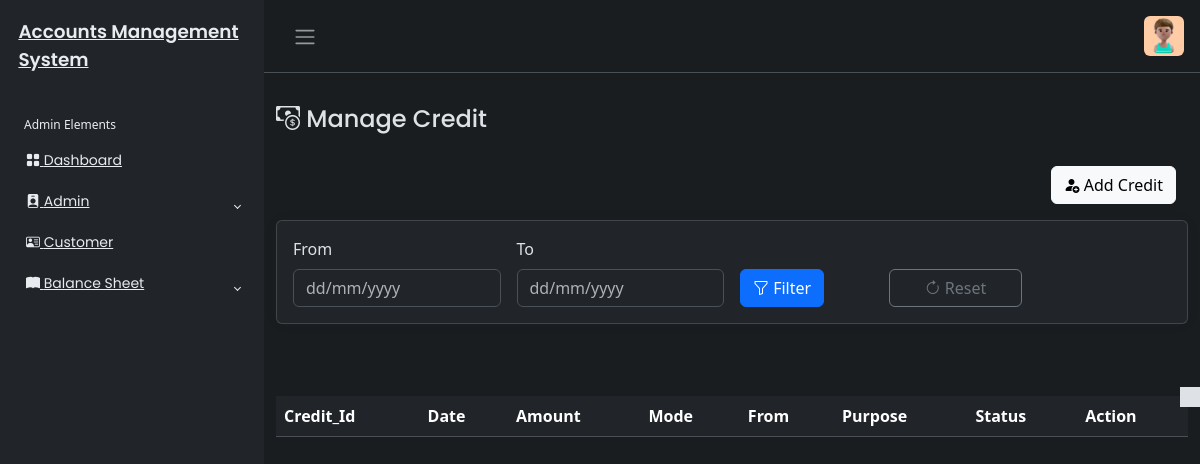
/Credit/credit.php (signed in), run on an earlier commit of the app's database.
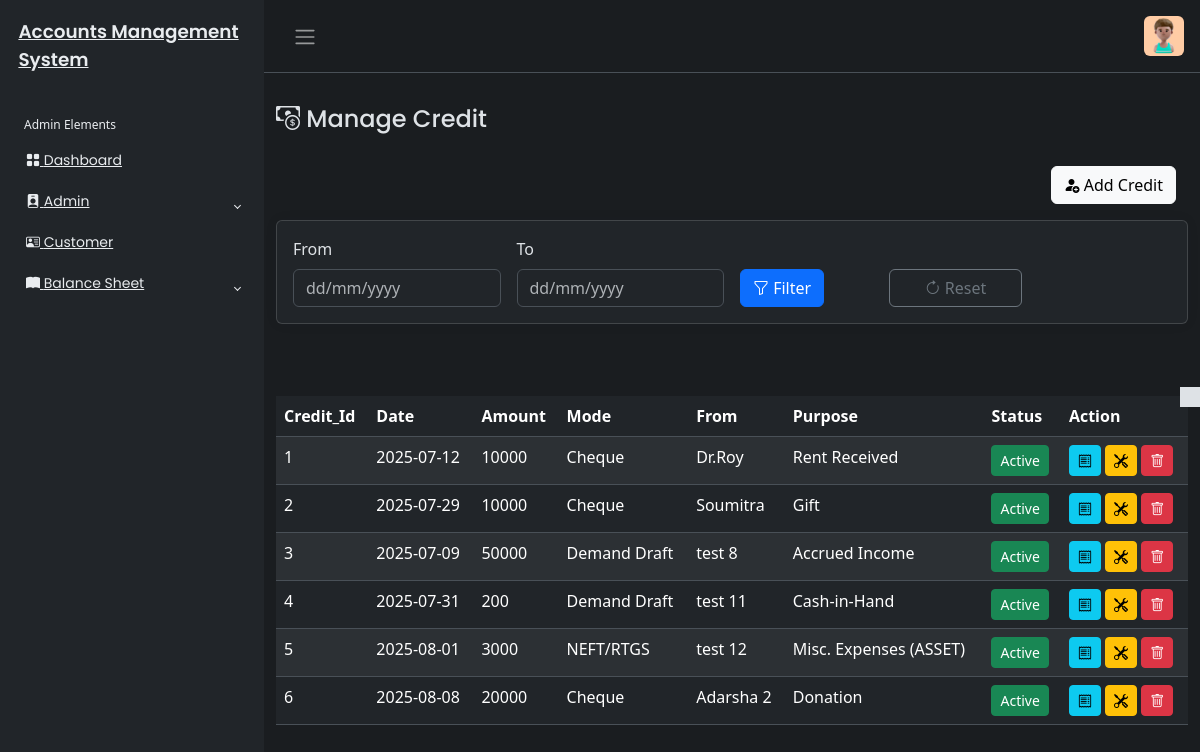
And on a later commit of the database.
### tables this page shows
CREATE TABLE `credit_tbl` (
  `credit_id` int(200) NOT NULL,
  `amount` varchar(450) NOT NULL,
  `c_date` date NOT NULL,
  `created_at` timestamp NOT NULL DEFAULT current_timestamp(),
  `updated_at` timestamp NOT NULL DEFAULT current_timestamp(),
  `credit_mode` varchar(450) NOT NULL,
  `credit_status` varchar(450) DEFAULT NULL,
  `c_id` int(200) NOT NULL,
  `gl_id` int(20) NOT NULL,
  `acc_id` int(200) NOT NULL,
  `cheque_number` varchar(450) NOT NULL,
  `bank_name` varchar(450) NOT NULL,
  `cheque_date` date NOT NULL
);

CREATE TABLE `customer_tbl` (
  `c_id` int(200) NOT NULL,
  `c_name` varchar(450) NOT NULL,
  `c_phone` varchar(450) NOT NULL,
  `c_email` varchar(450) DEFAULT NULL,
  `c_address` text DEFAULT NULL,
  `c_role` varchar(255) NOT NULL,
  `created_at` timestamp NOT NULL DEFAULT current_timestamp(),
  `updated_at` timestamp NOT NULL DEFAULT current_timestamp(),
  `c_status` varchar(400) DEFAULT NULL
);

CREATE TABLE `gl_tbl` (
  `gl_id` int(200) NOT NULL,
  `gl_name` varchar(450) NOT NULL,
  `gl_descript` varchar(450) NOT NULL,
  `gl_type` varchar(450) NOT NULL,
  `gl_status` varchar(450) DEFAULT NULL,
  `created_at` datetime NOT NULL DEFAULT current_timestamp(),
  `updated_at` datetime NOT NULL DEFAULT current_timestamp()
);

### Credit/credit.php (the view, shortened to what the changed rows need)
<?php
include('../includes/header.php');
if ($_SESSION['userAuth'] != "" && $_SESSION['userAuth'] != NULL) {
    include('../includes/sidebar.php');
    $date_sql="";
?>
<main class="mt-3 pt-3">
    <div class="container-fluid">
        <?php
        require_once('../config/dbcon.php');
        try {
           $query = "SELECT * FROM credit_tbl
    INNER JOIN customer_tbl ON credit_tbl.c_id = customer_tbl.c_id
    INNER JOIN gl_tbl ON credit_tbl.gl_id = gl_tbl.gl_id
    INNER JOIN account_tbl ON credit_tbl.acc_id = account_tbl.acc_id
    $date_sql
    ORDER BY credit_tbl.credit_id";
            $stmt = $pdo->prepare($query);
            $stmt->execute();
            $result = $stmt->fetchAll(PDO::FETCH_ASSOC);
        } catch (PDOException $e) {
            echo "Error fetching records: " . htmlspecialchars($e->getMessage());
            $result = [];
        }
        ?>
        <div class="mt-3">
      <br><br>
            <table id="example" class="table table-striped data-table" style="width:100%">
                <thead>
                    <tr>
                        <th>Credit_Id</th>
                        <th>Date</th>
                        <th>Amount</th>
                        <th>Mode</th>
                        <th>From</th>
                        <th>Purpose</th>
                        <th>Status</th>
                        <th>Action</th>
                    </tr>
                </thead>
                <tbody>
                   <?php
                    foreach ($result as $row) {
                          ?>
                        <tr>
                             <td><?php echo htmlspecialchars($row['credit_id']); ?></td>
                            <td><?php echo htmlspecialchars($row['c_date']); ?></td>
                            <td><?php echo htmlspecialchars($row['amount']); ?></td>
                            <td><?php echo htmlspecialchars($row['credit_mode']); ?></td>
                            <td><?php echo htmlspecialchars($row['c_name']); ?></td>
                            <td><?php echo htmlspecialchars($row['gl_name']); ?></td>
                            <td>
                                <a href="toggle_credit.php?id=<?php echo htmlspecialchars($row['credit_id']); ?>" class="btn btn-sm <?php echo ($row['credit_status'] == 'active') ? 'btn-success' : 'btn-secondary'; ?>">
                                    <?php echo ($row['credit_status'] == 'active') ? 'Active' : 'Inactive'; ?>
                                </a>
                            </td>
                            <td>
                                <button class="btn btn-info btn-sm viewCredit"
                                    data-id="<?php echo htmlspecialchars($row['credit_id']); ?>"
                                    data-c_date="<?php echo htmlspecialchars($row['c_date']); ?>"
                                    data-amount="<?php echo htmlspecialchars($row['amount']); ?>"
                                    data-credit_mode="<?php echo htmlspecialchars($row['credit_mode']); ?>"
                                    data-c_name="<?php echo htmlspecialchars($row['c_name']); ?>"
                                    data-gl_name="<?php echo htmlspecialchars($row['gl_name']); ?>"
                                    data-acc_num="<?php echo htmlspecialchars($row['acc_num']); ?>"
                                    data-acc_ammo="<?php echo htmlspecialchars($row['acc_ammo']); ?>"
                                    data-c_id="<?php echo htmlspecialchars($row['c_id']); ?>"
                                    data-gl_id="<?php echo htmlspecialchars($row['gl_id']); ?>"
                                    data-acc_id="<?php echo htmlspecialchars($row['acc_id']); ?>"
                                    data-cheque_number="<?php echo isset($row['cheque_number']) ? htmlspecialchars($row['cheque_number']) : ''; ?>"
                                    data-bank_name="<?php echo isset($row['bank_name']) ? htmlspecialchars($row['bank_name']) : ''; ?>"
                                    data-cheque_date="<?php echo isset($row['cheque_date']) ? htmlspecialchars($row['cheque_date']) : ''; ?>"
                                    data-bs-toggle="modal" data-bs-target="#viewCreditModal">
                                    <i class="bi bi-receipt"></i>
                                </button>
                                <button class="btn btn-warning btn-sm editCredit"
                                    data-id="<?php echo htmlspecialchars($row['credit_id']); ?>"
                                    data-c_date="<?php echo htmlspecialchars($row['c_date']); ?>"
                                    data-amount="<?php echo htmlspecialchars($row['amount']); ?>"
                                    data-credit_mode="<?php echo htmlspecialchars($row['credit_mode']); ?>"
                                    data-c_id="<?php echo htmlspecialchars($row['c_id']); ?>"
                                    data-gl_id="<?php echo htmlspecialchars($row['gl_id']); ?>"
                                     data-acc_id="<?php echo htmlspecialchars($row['acc_id']); ?>"
                                    data-cheque_number="<?php echo isset($row['cheque_number']) ? htmlspecialchars($row['cheque_number']) : ''; ?>"
                                    data-bank_name="<?php echo isset($row['bank_name']) ? htmlspecialchars($row['bank_name']) : ''; ?>"
                                    data-cheque_date="<?php echo isset($row['cheque_date']) ? htmlspecialchars($row['cheque_date']) : ''; ?>"
                                    data-bs-toggle="modal" data-bs-target="#editCreditModal">
                                    <i class="bi bi-tools"></i>
                                </button>
                                <button class="btn btn-danger btn-sm deleteCredit"
                                    data-id="<?php echo htmlspecialchars($row['credit_id']);?>"
                                    data-bs-toggle="modal" data-bs-target="#deleteCreditModal">
                                    <i class="bi bi-trash"></i>
                                </button>
                            </td>
                        </tr>
                    <?php } ?>
                </tbody>
            </table>
        </div>
    </div>
</main>
<?php include('../includes/footer.php'); ?>
<?php
} else {
    echo '<script>
        alert("Not Authorised!");
        window.location.href = "../index.php";
    </script>';
}
?>

What changed in the data, as far as the page shows it:
added credit_tbl: credit_id "1", c_date "2025-07-12", amount "10000", credit_mode "Cheque", c.c_name "Dr.Roy", gl.gl_name "Rent Received", credit_status "Active"
added credit_tbl: credit_id "2", c_date "2025-07-29", amount "10000", credit_mode "Cheque", c.c_name "Soumitra", gl.gl_name "Gift", credit_status "Active"
added credit_tbl: credit_id "3", c_date "2025-07-09", amount "50000", credit_mode "Demand Draft", c.c_name "test 8", gl.gl_name "Accrued Income", credit_status "Active"
added credit_tbl: credit_id "4", c_date "2025-07-31", amount "200", credit_mode "Demand Draft", c.c_name "test 11", gl.gl_name "Cash-in-Hand", credit_status "Active"
added credit_tbl: credit_id "5", c_date "2025-08-01", amount "3000", credit_mode "NEFT/RTGS", c.c_name "test 12", gl.gl_name "Misc. Expenses (ASSET)", credit_status "Active"
added credit_tbl: credit_id "6", c_date "2025-08-08", amount "20000", credit_mode "Cheque", c.c_name "Adarsha 2", gl.gl_name "Donation", credit_status "Active"
